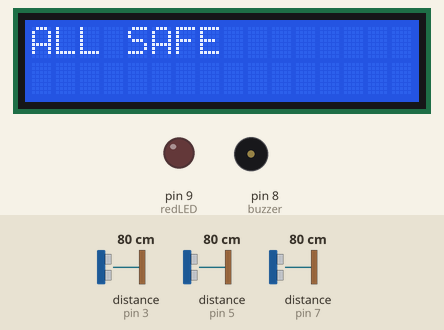
This program was run on a simulated Arduino Uno, built with avr-gcc and run on an emulated ATmega328P. Parts: 16×2 character LCD, output pins drawn as LEDs (lit = HIGH), buzzer (waves = sounding, pin HIGH). Wiring (inferred from the names in the program): 3 × ultrasonic range finder: trigger pin 2, echo pin 3 / trigger pin 4, echo pin 5 / trigger pin 6, echo pin 7. Inputs (shaded band) come from the test bench; at power-on: distance to the obstacle (sensors on pin 3, pin 5, pin 7) 80 cm. The echo pulse lasts 58.3 µs per cm; pins used as bus, display or sensor lines are not drawn.

Above: at 2.7 s.
2.8 s: distance to the obstacle (sensor on pin 3) set to 45 cm
4.3 s: distance to the obstacle (sensor on pin 3) set to 37 cm
At 4.56 s:
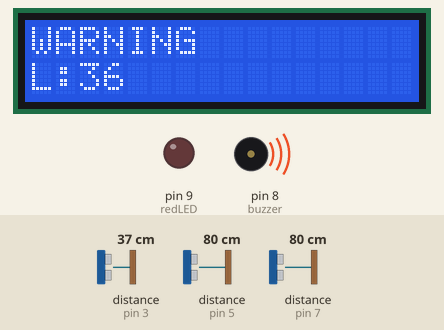
6.5 s: distance to the obstacle (sensor on pin 5) set to 44 cm
8.1 s: distance to the obstacle (sensor on pin 5) set to 35 cm
At 8.56 s:
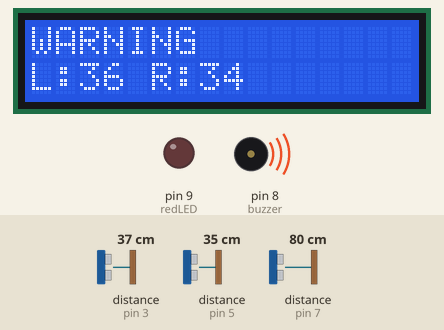
10.5 s: distance to the obstacle (sensor on pin 7) set to 43 cm
12.0 s: distance to the obstacle (sensor on pin 7) set to 38 cm
At 12.47 s:
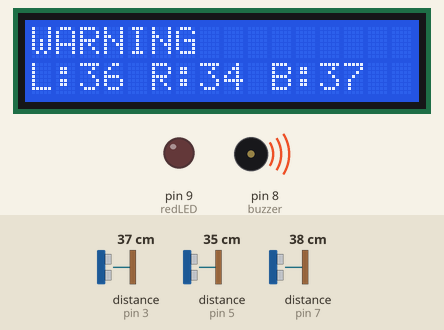
Timing chart, 0 to 15.4 s (numbered marks = the images above; inputs shaded):
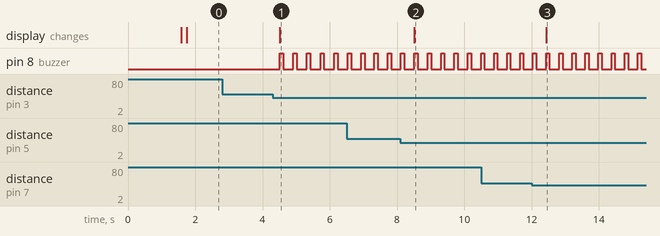

Measured:
- the behaviour switches between 41 and 40 cm on distance to the obstacle (sensor on pin 3) (found by bisection; images 0 and 1)
- the behaviour switches between 41 and 40 cm on distance to the obstacle (sensor on pin 5) (found by bisection; images 1 and 2)
- the behaviour switches between 41 and 40 cm on distance to the obstacle (sensor on pin 7) (found by bisection; images 2 and 3)
- after the input at 2.8 s, every drawn part: stays the same
- after the input at 4.3 s, pin 8 (buzzer): alternates HIGH for 0.10 s and LOW for 0.31 s, starting after 0.21 s; the display: changes after 0.21 s (image 1)
- after the input at 8.1 s, the display: changes after 0.41 s (image 2)
- after the input at 12.0 s, the display: changes after 0.43 s (image 3)

The program:

main.cpp
```cpp
#include <Arduino.h>
#include <Wire.h>
#include <LiquidCrystal_I2C.h>

LiquidCrystal_I2C lcd(0x27,16,2);

const int trigL = 2;
const int echoL = 3;

const int trigR = 4;
const int echoR = 5;

const int trigB = 6;
const int echoB = 7;

const int buzzer = 8;
const int redLED = 9;


float prevDist = 0;
float speed = 0;
unsigned long prevTime = 0;

bool ledState = false;
unsigned long lastBlink = 0;


long getDistance(int trig, int echo)
{
    long sum = 0;

    for(int i=0;i<5;i++)
    {
        digitalWrite(trig,LOW);
        delayMicroseconds(2);

        digitalWrite(trig,HIGH);
        delayMicroseconds(10);

        digitalWrite(trig,LOW);

        long duration = pulseIn(echo,HIGH);
        long dist = duration * 0.034 / 2;

        sum += dist;
        delay(5);
    }

    return sum/5;
}

int getRisk(long d, float s)
{
    if(d < 10) return 3;

    else if(d < 20 && s > 10)
        return 3;

    else if(d < 25)
        return 2;

    else if(d < 30 && s > 5)
        return 2;

    else if(d < 40)
        return 1;

    return 0;
}

void setup()
{
    lcd.init();
    lcd.backlight();

    pinMode(trigL,OUTPUT);
    pinMode(echoL,INPUT);

    pinMode(trigR,OUTPUT);
    pinMode(echoR,INPUT);

    pinMode(trigB,OUTPUT);
    pinMode(echoB,INPUT);

    pinMode(buzzer, OUTPUT);
    pinMode(redLED, OUTPUT);

    lcd.setCursor(0, 0);
    lcd.print("System Ready");
    delay(1500);
    lcd.clear();

      prevTime = millis();
}

void loop()
{
    long dL = getDistance(trigL,echoL);
    long dR = getDistance(trigR,echoR);
    long dB = getDistance(trigB,echoB);

    long currDist = min(dL,min(dR,dB));

    unsigned long now = millis();
    float dt = (now-prevTime)/1000.0;

    if(dt>0)
  {
    speed = (prevDist-currDist)/dt;

    if(speed<0)
        speed = 0;
  }

     prevDist = currDist;
     prevTime = now;

     int rL = getRisk(dL,speed);
     int rR = getRisk(dR,speed);
     int rB = getRisk(dB,speed);

    bool hasCritical = (rL == 3 || rR == 3 || rB == 3);
    bool hasHigh     = (rL == 2 || rR == 2 || rB == 2);
    bool hasWarning  = (rL == 1 || rR == 1 || rB == 1);

    lcd.clear();

    if (hasCritical)
        lcd.print("CRITICAL");
    else if (hasHigh)
         lcd.print("HIGH RISK");
    else if (hasWarning)
          lcd.print("WARNING");
    else
        lcd.print("ALL SAFE");

    lcd.setCursor(0,1);

      int activeCount = 0;
       if (rL >= 2) activeCount++;
       if (rR >= 2) activeCount++;
       if (rB >= 2) activeCount++;

        if (activeCount == 3)
           {
             if (rR >= 2) { lcd.print("R"); lcd.print(dR); lcd.print(" "); }
             if (rL >= 2) { lcd.print("L"); lcd.print(dL); lcd.print(" "); }
             if (rB >= 2) { lcd.print("B"); lcd.print(dB); lcd.print(" "); }
           }
        else
           {
             if (rL >= 2) { lcd.print("L:"); lcd.print(dL); lcd.print(" "); }
             if (rR >= 2) { lcd.print("R:"); lcd.print(dR); lcd.print(" "); }
             if (rB >= 2) { lcd.print("B:"); lcd.print(dB); lcd.print(" "); }

             if (!hasCritical && !hasHigh)
               {
                  if (rL == 1) { lcd.print("L:"); lcd.print(dL); lcd.print(" "); }
                  if (rR == 1) { lcd.print("R:"); lcd.print(dR); lcd.print(" "); }
                  if (rB == 1) { lcd.print("B:"); lcd.print(dB); lcd.print(" "); }
               }
            }

            //Buzzer and LED control
      if (!hasWarning && !hasHigh && !hasCritical)
       {
          digitalWrite(buzzer, LOW);
          digitalWrite(redLED, LOW);
       }

       else if (hasWarning && !hasHigh && !hasCritical)
       {
          digitalWrite(buzzer, HIGH);
          delay(100);
          digitalWrite(buzzer, LOW);
          digitalWrite(redLED, LOW);
       }

       else if (hasHigh && !hasCritical)
        { digitalWrite(redLED, LOW);

             for (int i = 0; i < 2; i++)
              {
                digitalWrite(buzzer, HIGH);
                 delay(150);
                 digitalWrite(buzzer, LOW);
                 delay(100);
              }
        }

        else if (hasCritical)
        {
             digitalWrite(buzzer, HIGH);

             if (millis() - lastBlink >= 200)
            {
               lastBlink = millis();
                ledState = !ledState;
                digitalWrite(redLED, ledState);
            }
        }


    delay(150);
}
```
